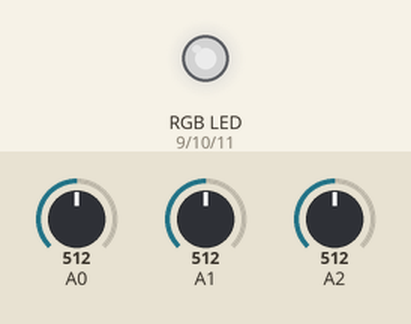
This sketch was run on a simulated Arduino Uno, built with avr-gcc and run on an emulated ATmega328P. On the bench: an RGB LED mixed from three pins (HIGH = lit). The inputs (shaded band) are chosen by the test bench; at power-on: A0 = 512, A1 = 512, A2 = 512. Dim RGB values are drawn brighter than linear.

Above: at 1.2 s.
1.3 s: A0 set to 716
At 2.1 s:
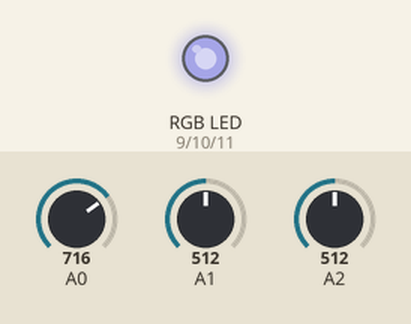
2.8 s: A1 set to 716
At 3.2 s:
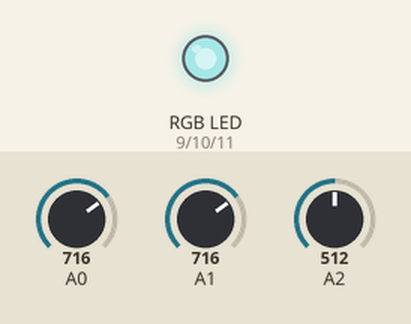
4.3 s: A2 set to 716
At 5.5 s:
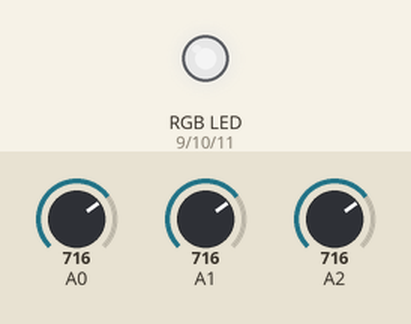
5.8 s: A0 set to 900
At 6.7 s:
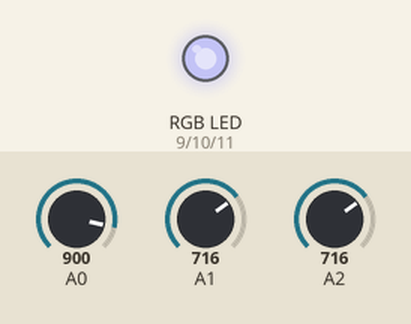
7.3 s: A1 set to 900
At 7.8 s:
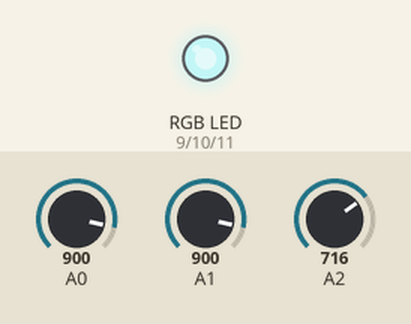
8.8 s: A2 set to 900
At 10.2 s:
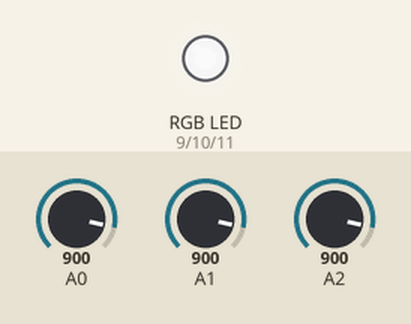
Timing chart, 0 to 11.3 s (numbered marks = the images above; inputs shaded):
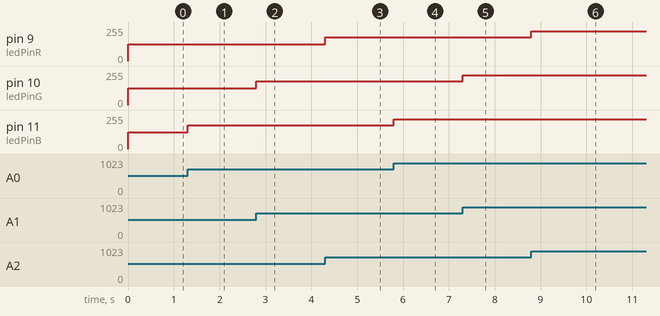

The sketch:

sketch_ledrgb.ino
```cpp
int ledPinR = 9;
int ledPinG = 10;
int ledPinB = 11;

void setup() {
  pinMode(ledPinR, OUTPUT);
  pinMode(ledPinG, OUTPUT);
  pinMode(ledPinB, OUTPUT);
}

void analogReadAndWrite(int pinToRead, int pinToWrite){
  int adcValue = analogRead(pinToRead);
  int convertedValue = map(adcValue, 0, 1023, 0, 255);
  analogWrite(pinToWrite, convertedValue);
}

void loop() {
  analogReadAndWrite(A2, ledPinR);
  analogReadAndWrite(A1, ledPinG);
  analogReadAndWrite(A0, ledPinB);
}
```

Measured:
- after the input at 1.3 s, pin 11 (ledPinB): 127/255 → 178/255 at once
- after the input at 2.8 s, pin 10 (ledPinG): 127/255 → 178/255 at once
- after the input at 4.3 s, pin 9 (ledPinR): 127/255 → 178/255 at once
- after the input at 5.8 s, pin 11 (ledPinB): 178/255 → 224/255 at once
- after the input at 7.3 s, pin 10 (ledPinG): 178/255 → 224/255 at once
- after the input at 8.8 s, pin 9 (ledPinR): 178/255 → 224/255 at once
